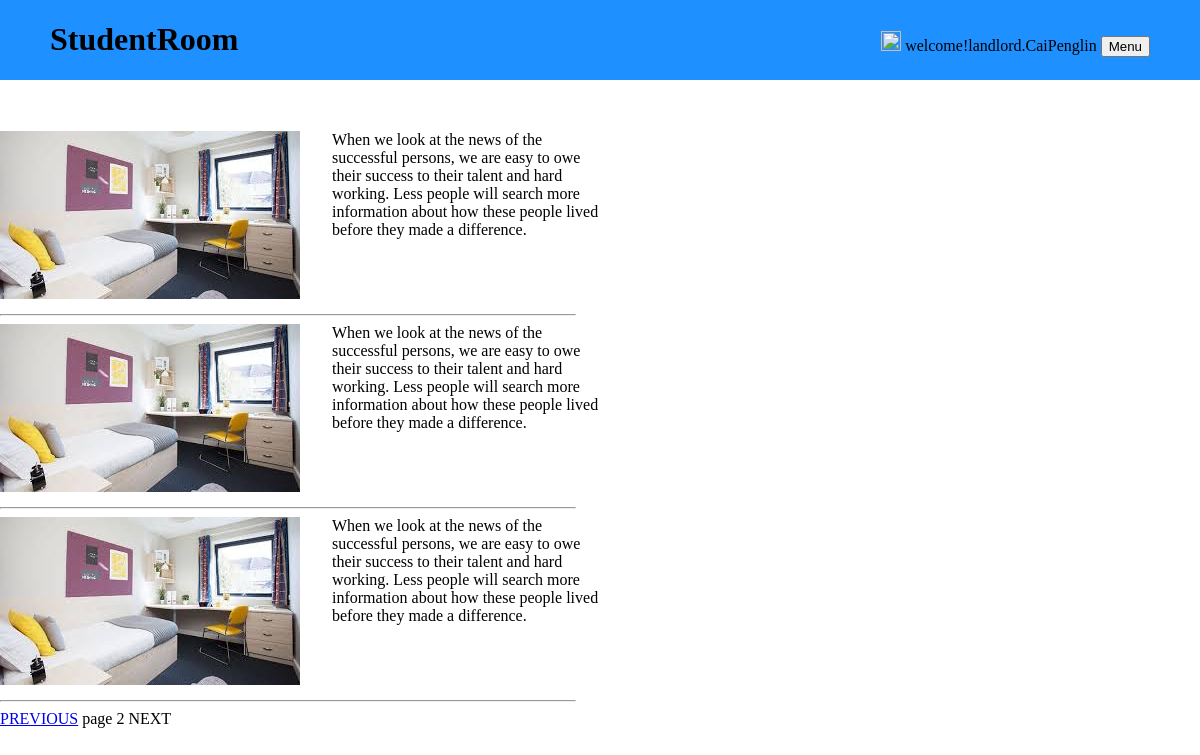
The app's page /landlordsearchroom.php?page=2&issmoke=0&iskitchen=0&ispet=0 (signed in) with its own data.
### tables this page shows
CREATE TABLE IF NOT EXISTS `t_property` (
  `i_property` bigint(20) NOT NULL,
  `address` varchar(200) DEFAULT NULL,
  `full_address` varchar(500) DEFAULT NULL,
  `longitude` float DEFAULT NULL,
  `latitude` float DEFAULT NULL,
  `description` varchar(300) DEFAULT NULL,
  `payment` int(11) DEFAULT NULL,
  `rent_per_week` int(11) DEFAULT NULL,
  `i_owner` bigint(20) DEFAULT NULL,
  `owner_name` varchar(32) DEFAULT NULL,
  `phone` varchar(32) DEFAULT NULL,
  `email` varchar(32) DEFAULT NULL,
  `smoker` int(11) DEFAULT NULL,
  `pets` int(11) DEFAULT NULL,
  `parlor` int(11) DEFAULT NULL,
  `bedroom` int(11) DEFAULT NULL,
  `kitchen` int(11) DEFAULT NULL,
  `post_code` varchar(16) DEFAULT NULL,
  `bathroom` int(11) DEFAULT NULL,
  `state` int(11) DEFAULT NULL,
  `release_date` date DEFAULT NULL,
  `img_path` varchar(100) DEFAULT NULL,
  `detail_description` varchar(600) DEFAULT NULL,
  `t_propertycol` varchar(45) DEFAULT NULL,
  `img_path1` varchar(45) DEFAULT NULL,
  `img_path2` varchar(45) DEFAULT NULL,
  `img_path3` varchar(45) DEFAULT NULL,
  `img_path4` varchar(45) DEFAULT NULL,
  PRIMARY KEY (`i_property`),
  KEY `Index_longitude` (`longitude`),
  KEY `Index_latitude` (`latitude`),
  KEY `Index_rent` (`rent_per_week`),
  KEY `Index_smoker` (`smoker`),
  KEY `Index_pets` (`pets`)
);

### conn/connect.php (called while the page is built, shortened)
<?php
function my_query($sql)
{
    $link = mysqli_connect("localhost","studentadmin","12345","studentroom");
    $link->set_charset('utf8');
    $result = mysqli_query($link, $sql);
    $data = mysqli_fetch_all($result,MYSQLI_ASSOC);
    return $data;
}

### landlordsearchroom.php (the view, shortened to what this page needs)
<!DOCTYPE html>
<html lang="en">
<head>
    <link rel="stylesheet" href="css/style.css">
</head>
<body>
<?php
require 'pagehead.php';
?>
<div>
    <hr style=" height:3px;border:none;border-top:2px dotted #ffffff;" />
    <div class="div-a">
        <?php
        $sessionId=$_SESSION['id'];
        $listSize = 3;
        if (empty($_GET["page"])||$_GET["page"]<1) {
            header("Location:landlordsearchroom.php?page=1");
            exit;
        } else {
            $page = $_GET["page"];
            $offset = ($page - 1) * $listSize;
            require("conn/connect.php");
            $countSql = "select count(i_property) num from t_property where i_owner=$sessionId";
            $querySql = "select * from studentroom.t_property where i_owner=$sessionId";
            $sql='';
            $iskitchen=0;
            $issmoke=0;
            $ispet=0;
            $result_count = my_query($countSql.$sql);
            $total=$result_count[0]['num'];
            $result = my_query($querySql.$sql." limit ".$offset.",".$listSize);
            if($result){
                $rowNum = count($result);
                for($i=0; $i<$rowNum; $i++){
                    echo "<div class=\"div-b\">
            <div class=\"photo\"><img src=\"{$result[$i]['img_path']}\" onclick='img({$result[$i]['i_property']})'></div>
            <div class=\"intro\">
                <p>{$result[$i]['description']}</p>
            </div>
        </div>
        <hr />
        ";
                }
                if ($offset>0){
                    echo ' </table><a href="landlordsearchroom.php?page='.($page-1).'&issmoke='.$issmoke.'&iskitchen='.$iskitchen.'&ispet='.$ispet.'">PREVIOUS</a>';
                }else{
                    echo ' </table><a>PREVIOUS</a>';
                }
                echo ' page '.$page.' ';
                if ($page*$listSize<$total){
                    echo '<a href="landlordsearchroom.php?page='.($page+1).'&issmoke='.$issmoke.'&iskitchen='.$iskitchen.'&ispet='.$ispet.'">NEXT</a>';
                }else{
                    echo '<a>NEXT</a>';
                }
            }else{
                echo 'Sorry, not results found';
            }
        }
        ?>
    </div>
</div>
</body>
</html>

### css/style.css (style rules this page uses)
body { padding: 0;margin: 0 }
.signUp,p, .Login P, .EditYourProfile p,.Payment1 P, .Payment2 P, .Upload P, .Validate P, .Contract p { padding-left: 20px;margin: 0 }
.div-a { margin-top: 30px }

### landlordsearchroom.php (style rules this page uses)
.div-b { width:600px;height:175px;border:1px;olid 2px; }
.div-a { float:left;width:48%;height: 100%;border:1px; }
.photo { float:left;width:48%;border:1px; }
.intro { float:right;width:48%;border:1px; }

### records on screen
t_property: description "When we look at the news of the successful persons, we are easy to owe their success to their talent and hard working. Less people will search more information about how these people lived before they made a difference."
t_property: description "When we look at the news of the successful persons, we are easy to owe their success to their talent and hard working. Less people will search more information about how these people lived before they made a difference."
t_property: description "When we look at the news of the successful persons, we are easy to owe their success to their talent and hard working. Less people will search more information about how these people lived before they made a difference."

### other values on screen
$str "welcome!landlord"
$name "CaiPenglin"
$page "2"
